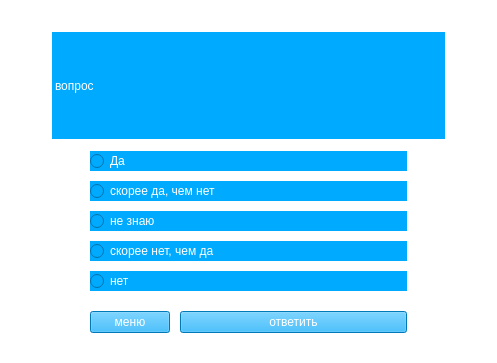
<?xml version="1.0" encoding="UTF-8"?>
<ui version="4.0">
 <class>fqst</class>
 <widget class="QWidget" name="fqst">
  <property name="geometry">
   <rect>
    <x>0</x>
    <y>0</y>
    <width>497</width>
    <height>363</height>
   </rect>
  </property>
  <property name="minimumSize">
   <size>
    <width>400</width>
    <height>300</height>
   </size>
  </property>
  <property name="windowTitle">
   <string>Form</string>
  </property>
  <property name="autoFillBackground">
   <bool>false</bool>
  </property>
  <property name="styleSheet">
   <string notr="true">background-color: rgb(255, 255, 255);</string>
  </property>
  <layout class="QGridLayout" name="gridLayout_2" rowstretch="0,0" columnstretch="0">
   <property name="leftMargin">
    <number>50</number>
   </property>
   <property name="topMargin">
    <number>30</number>
   </property>
   <property name="rightMargin">
    <number>50</number>
   </property>
   <property name="bottomMargin">
    <number>30</number>
   </property>
   <property name="spacing">
    <number>0</number>
   </property>
   <item row="1" column="0">
    <layout class="QVBoxLayout" name="l1" stretch="0,0">
     <property name="spacing">
      <number>20</number>
     </property>
     <property name="sizeConstraint">
      <enum>QLayout::SetNoConstraint</enum>
     </property>
     <property name="leftMargin">
      <number>40</number>
     </property>
     <property name="topMargin">
      <number>10</number>
     </property>
     <property name="rightMargin">
      <number>40</number>
     </property>
     <item>
      <layout class="QVBoxLayout" name="l3">
       <property name="spacing">
        <number>10</number>
       </property>
       <property name="sizeConstraint">
        <enum>QLayout::SetNoConstraint</enum>
       </property>
       <item>
        <widget class="QRadioButton" name="b1">
         <property name="styleSheet">
          <string notr="true">background-color: rgb(0, 170, 255);
font: 14pt &quot;MS Shell Dlg 2&quot;;
color: rgb(255, 255, 255);</string>
         </property>
         <property name="text">
          <string>Да</string>
         </property>
        </widget>
       </item>
       <item>
        <widget class="QRadioButton" name="b2">
         <property name="styleSheet">
          <string notr="true">background-color: rgb(0, 170, 255);
font: 14pt &quot;MS Shell Dlg 2&quot;;
color: rgb(255, 255, 255);</string>
         </property>
         <property name="text">
          <string>скорее да, чем нет</string>
         </property>
        </widget>
       </item>
       <item>
        <widget class="QRadioButton" name="b3">
         <property name="styleSheet">
          <string notr="true">background-color: rgb(0, 170, 255);
font: 14pt &quot;MS Shell Dlg 2&quot;;
color: rgb(255, 255, 255);</string>
         </property>
         <property name="text">
          <string>не знаю</string>
         </property>
        </widget>
       </item>
       <item>
        <widget class="QRadioButton" name="b4">
         <property name="styleSheet">
          <string notr="true">background-color: rgb(0, 170, 255);
font: 14pt &quot;MS Shell Dlg 2&quot;;
color: rgb(255, 255, 255);</string>
         </property>
         <property name="text">
          <string>скорее нет, чем да</string>
         </property>
        </widget>
       </item>
       <item>
        <widget class="QRadioButton" name="b5">
         <property name="styleSheet">
          <string notr="true">background-color: rgb(0, 170, 255);
font: 14pt &quot;MS Shell Dlg 2&quot;;
color: rgb(255, 255, 255);</string>
         </property>
         <property name="text">
          <string>нет</string>
         </property>
        </widget>
       </item>
      </layout>
     </item>
     <item>
      <layout class="QHBoxLayout" name="l2" stretch="0,3">
       <property name="spacing">
        <number>10</number>
       </property>
       <property name="sizeConstraint">
        <enum>QLayout::SetNoConstraint</enum>
       </property>
       <property name="topMargin">
        <number>0</number>
       </property>
       <item>
        <widget class="QPushButton" name="menu">
         <property name="sizePolicy">
          <sizepolicy hsizetype="Preferred" vsizetype="Preferred">
           <horstretch>0</horstretch>
           <verstretch>0</verstretch>
          </sizepolicy>
         </property>
         <property name="styleSheet">
          <string notr="true">background-color: rgb(0, 170, 255);
font: 14pt &quot;MS Shell Dlg 2&quot;;
color: rgb(255, 255, 255);</string>
         </property>
         <property name="text">
          <string>меню</string>
         </property>
        </widget>
       </item>
       <item>
        <widget class="QPushButton" name="otvet">
         <property name="sizePolicy">
          <sizepolicy hsizetype="Preferred" vsizetype="Preferred">
           <horstretch>0</horstretch>
           <verstretch>0</verstretch>
          </sizepolicy>
         </property>
         <property name="styleSheet">
          <string notr="true">background-color: rgb(0, 170, 255);
font: 14pt &quot;MS Shell Dlg 2&quot;;
color: rgb(255, 255, 255);</string>
         </property>
         <property name="text">
          <string>ответить</string>
         </property>
        </widget>
       </item>
      </layout>
     </item>
    </layout>
   </item>
   <item row="0" column="0">
    <widget class="QLabel" name="qst">
     <property name="sizePolicy">
      <sizepolicy hsizetype="Preferred" vsizetype="Preferred">
       <horstretch>0</horstretch>
       <verstretch>0</verstretch>
      </sizepolicy>
     </property>
     <property name="styleSheet">
      <string notr="true">background-color: rgb(0, 170, 255);
font: 75 36pt &quot;MS Shell Dlg 2&quot;;
color: rgb(255, 255, 255);
margin: 2%;</string>
     </property>
     <property name="midLineWidth">
      <number>1</number>
     </property>
     <property name="text">
      <string>вопрос</string>
     </property>
     <property name="wordWrap">
      <bool>false</bool>
     </property>
     <property name="margin">
      <number>0</number>
     </property>
     <property name="openExternalLinks">
      <bool>false</bool>
     </property>
     <property name="textInteractionFlags">
      <set>Qt::LinksAccessibleByMouse</set>
     </property>
    </widget>
   </item>
  </layout>
 </widget>
 <resources/>
 <connections/>
</ui>
